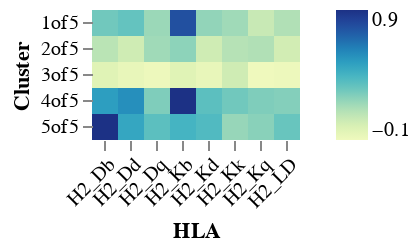

The code cell stored with this chart in its notebook:
### Code cell
alt.Chart(df).mark_rect().encode(
    alt.X("HLA:O").title("HLA").axis(labelAngle=-45),
    alt.Y("Cluster:O").title("Cluster"),
    alt.Color("Correlation").title(None),
    tooltip=[
        alt.Tooltip("HLA", title="HLA"),
        alt.Tooltip("Cluster", title="Cluster"),
        alt.Tooltip("Correlation", title="Correlation"),
    ],
).configure_view(
    step=13,
    strokeWidth=0
).configure_axis(
    domain=False
)

### Figure 1 — Vega-Lite specification as saved in the notebook (floating-point values rounded to 4 significant figures)
{"config": {"view": {"continuousWidth": 300, "continuousHeight": 300, "step": 13, "strokeWidth": 0}, "axis": {"domain": false}}, "data": {"name": "data-2c655970346a01ff41be88210ea4b549"}, "mark": {"type": "rect"}, "encoding": {"color": {"field": "Correlation", "title": null, "type": "quantitative"}, "tooltip": [{"field": "HLA", "title": "HLA", "type": "nominal"}, {"field": "Cluster", "title": "Cluster", "type": "nominal"}, {"field": "Correlation", "title": "Correlation", "type": "quantitative"}], "x": {"axis": {"labelAngle": -45}, "field": "HLA", "title": "HLA", "type": "ordinal"}, "y": {"field": "Cluster", "title": "Cluster", "type": "ordinal"}}, "$schema": "https://vega.github.io/schema/vega-lite/v5.20.1.json", "datasets": {"data-2c655970346a01ff41be88210ea4b549": [{"Cluster": "5of5", "HLA": "H2_Db", "Correlation": 0.87}, {"Cluster": "4of5", "HLA": "H2_Kb", "Correlation": 0.87}, {"Cluster": "1of5", "HLA": "H2_Kb", "Correlation": 0.75}, {"Cluster": "4of5", "HLA": "H2_Dd", "Correlation": 0.55}, {"Cluster": "4of5", "HLA": "H2_Db", "Correlation": 0.5}, {"Cluster": "5of5", "HLA": "H2_Dd", "Correlation": 0.47}, {"Cluster": "5of5", "HLA": "H2_Kb", "Correlation": 0.41}, {"Cluster": "5of5", "HLA": "H2_Kd", "Correlation": 0.38}, {"Cluster": "4of5", "HLA": "H2_Kd", "Correlation": 0.35}, {"Cluster": "5of5", "HLA": "H2_Dq", "Correlation": 0.35}, {"Cluster": "1of5", "HLA": "H2_Dd", "Correlation": 0.33}, {"Cluster": "5of5", "HLA": "H2_LD", "Correlation": 0.32}, {"Cluster": "4of5", "HLA": "H2_Kk", "Correlation": 0.3}, {"Cluster": "1of5", "HLA": "H2_Db", "Correlation": 0.3}, {"Cluster": "4of5", "HLA": "H2_Dq", "Correlation": 0.27}, {"Cluster": "4of5", "HLA": "H2_Kq", "Correlation": 0.27}, {"Cluster": "4of5", "HLA": "H2_LD", "Correlation": 0.26}, {"Cluster": "5of5", "HLA": "H2_Kq", "Correlation": 0.25}, {"Cluster": "2of5", "HLA": "H2_Kb", "Correlation": 0.24}, {"Cluster": "1of5", "HLA": "H2_Kd", "Correlation": 0.23}, {"Cluster": "5of5", "HLA": "H2_Kk", "Correlation": 0.22}, {"Cluster": "1of5", "HLA": "H2_Dq", "Correlation": 0.21}, {"Cluster": "2of5", "HLA": "H2_Dq", "Correlation": 0.2}, {"Cluster": "1of5", "HLA": "H2_Kk", "Correlation": 0.2}, {"Cluster": "1of5", "HLA": "H2_LD", "Correlation": 0.16}, {"Cluster": "2of5", "HLA": "H2_Kq", "Correlation": 0.16}, {"Cluster": "2of5", "HLA": "H2_Kk", "Correlation": 0.15}, {"Cluster": "2of5", "HLA": "H2_Db", "Correlation": 0.14}, {"Cluster": "1of5", "HLA": "H2_Kq", "Correlation": 0.1}, {"Cluster": "3of5", "HLA": "H2_Kk", "Correlation": 0.08}, {"Cluster": "2of5", "HLA": "H2_Kd", "Correlation": 0.08}, {"Cluster": "2of5", "HLA": "H2_Dd", "Correlation": 0.08}, {"Cluster": "2of5", "HLA": "H2_LD", "Correlation": 0.07}, {"Cluster": "3of5", "HLA": "H2_Db", "Correlation": 0.02}, {"Cluster": "3of5", "HLA": "H2_Kb", "Correlation": 0.02}, {"Cluster": "3of5", "HLA": "H2_Kd", "Correlation": -0.02}, {"Cluster": "3of5", "HLA": "H2_Dd", "Correlation": -0.02}, {"Cluster": "3of5", "HLA": "H2_Dq", "Correlation": -0.04}, {"Cluster": "3of5", "HLA": "H2_LD", "Correlation": -0.04}, {"Cluster": "3of5", "HLA": "H2_Kq", "Correlation": -0.05}]}}
